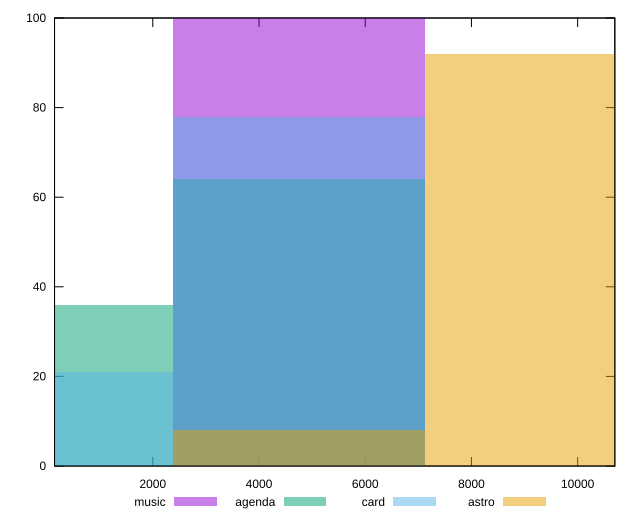

Here is the gnuplot script that generated this plot:
reset

$music <<EOF
4750.852341568045 100
EOF

$agenda <<EOF
4750.852341568045 64
0 36
EOF

$card <<EOF
4750.852341568045 78
0 21
EOF

$astro <<EOF
9501.70468313609 92
4750.852341568045 8
EOF

set key outside below
set boxwidth 4750.852341568045
set xrange [150:10700]
set yrange [0:100]
set trange [0:100]
set style fill transparent solid 0.5 noborder
set terminal svg size 640, 520 enhanced background rgb 'white'
set output "reports/report_00027_2021-02-24T12-40-31.850Z/uses-text-compression/comparison/histogram/all_raw.svg"

plot $music title "music" with boxes, \
     $agenda title "agenda" with boxes, \
     $card title "card" with boxes, \
     $astro title "astro" with boxes

reset
